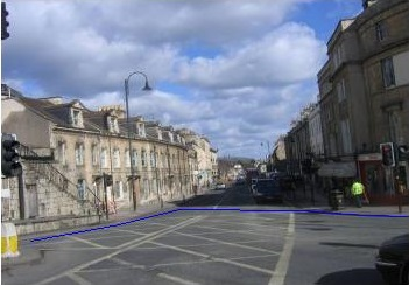
%> input picture la project/sop.png, 409 x 285 px
$ octave rotate.m   (GNU Octave 9; MATLAB toolbox functions it lacks are replaced by stand-ins)
%> lines starting %> are read from the running program, lines starting %| are printed output that depends on the picture; in (x1, y1, x2, y2) boxes, pixels count from 0 and x2, y2 are one past the last pixel; in counts of white or black regions, pixels touching at a corner belong together; the program's own positions count from 1
% 1. Read The Image and save it in an grayscale matrix matrix
% multiplications are possible only if we use 2-D arrays
img = rgb2gray(imread('C:\Users\Anand\Downloads\sop.png'));
%> img: size 285x409 uint8; min 0, max 255, mean 120.2
% 2. Open your 'line image' as a logical array the > 0 part makes it
% logical and then convert to grayscale
line =rgb2gray( imread('C:\Users\Anand\Downloads\sob.png')) > 0;
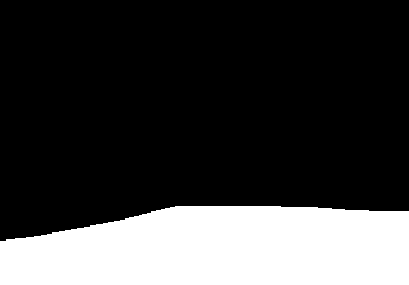
%> input picture la project/sob.png, 409 x 285 px
%> line: size 285x409 logical; 24.4% white; 1 white region, box (x1, y1, x2, y2) and area: (0, 206, 409, 285) 28485
% 3. Now, we will "align" the upper part of the image based on the line,
% so that the line will be straight at the bottom of the image. We will
% do that by sorting the 'line image', moving the ones of the mask This is
% to remove the minute faults that occur while drawing a line but its not
% exactly straight

upper = zeros(size(line));  %creating an array 2d array of lines dimensions
upper(~line) = -1;          %comparing the line image and putting -1 in upper
                            %where black color appears
upper = sort(upper, 'descend');               %sorting
%> upper: size 285x409 double; values -1 (black) and 0 (white), 24.4% white; 1 white region, box (x1, y1, x2, y2) and area: (0, 0, 409, 79) 28485
upper(upper == -1) = img(~line); %comparing with upper if its -1 then copy
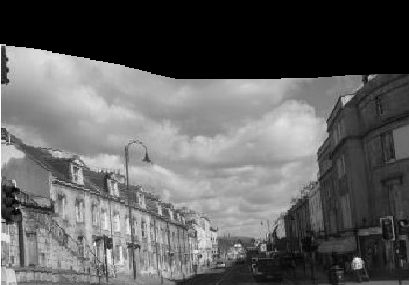
%> upper: size 285x409 double; min 0, max 255, mean 96.3
                                    % images pixels
[m,n]= size(line);
%> m = 285; n = 409
Y= eye (m);                                %identity matrix of m dimensions
[m,m]=size(Y);


for i=1:m/2                              %to reflect identity matrix
    temp=Y(i,:);
    Y(i,:)=Y(m-i+1,:);
	Y(m-i+1,:)=temp;

end
%> Y: size 285x285 double; values 0 (black) and 1 (white), 0.35% white in thin lines or dots
up2 = Y*upper;                    % we're using matrix transformation here
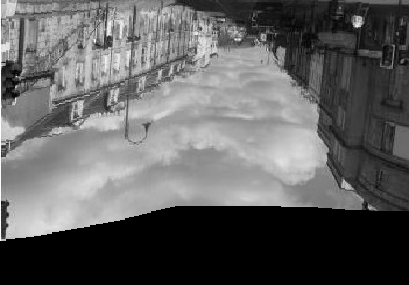
%> up2: size 285x409 double; min 0, max 255, mean 96.3; mean of the top-left, top-right, bottom-left and bottom-right quarters 141.1, 89.9, 95.5, 59.2
                                    %to get the mirror up2 is the mirror
imshow(up2);
% 4. We concatenate both the image with it's mirror below.
imgConcat = [upper; up2];
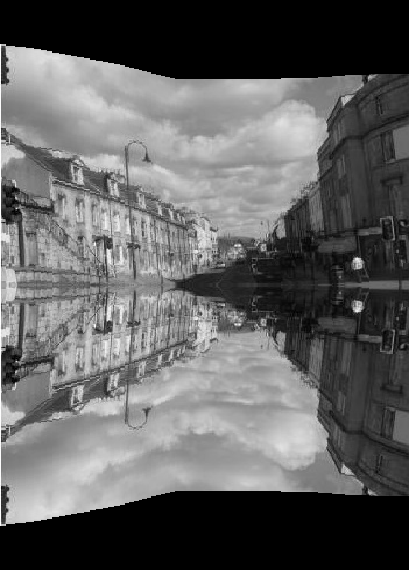
%> imgConcat: size 570x409 double; min 0, max 255, mean 96.3
imgConcat=mat2gray(imgConcat);
imshow(imgConcat);
% 5. Also, The line mask will be concatenated to it's negative, and we'll
% invert the order of the rows.
lineConcat = [line; ~line];
%> lineConcat: size 570x409 logical; 50% white; 1 white region, box (x1, y1, x2, y2) and area: (0, 206, 409, 526) 116565
[m,n]=size(lineConcat);
%> m = 570
Y= eye (m);         %identity matrix
[m,m]=size(Y);
%imshow(Y);

for i=1:m/2                  %trying to reflect identity matrix
    temp=Y(i,:);                %to get a 0 matrix with the non-principal
                                %diagonal filled with ones
    Y(i,:)=Y(m-i+1,:);
	Y(m-i+1,:)=temp;

end
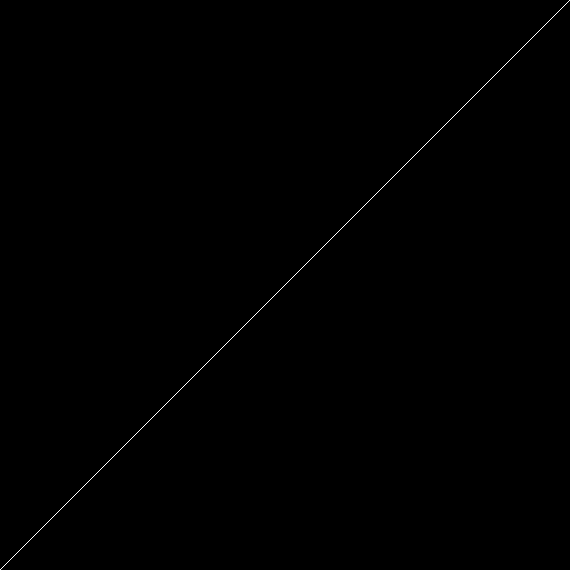
%> Y: size 570x570 double; values 0 (black) and 1 (white), 0.18% white in thin lines or dots


lineConcat = Y*lineConcat; %  we're using matrix transformation here
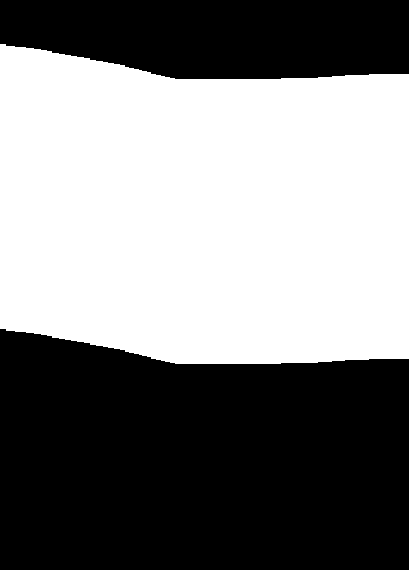
%> lineConcat: size 570x409 double; values 0 (black) and 1 (white), 50% white; 1 white region, box (x1, y1, x2, y2) and area: (0, 44, 409, 364) 116565
                           % to invert rows
lineConcat=mat2gray(lineConcat)>0; %converting to logical image
% 6. Now we repeat the "alignment procedure" used on step 4 so that the
% image will be positioned on the upper part. We will also remove the
% lower part, now containing only zeros.

mirror = zeros(size(lineConcat));  %creating the final image
mirror(lineConcat) = -1;            %putting -1s as we did earlier in upper
%> mirror: size 570x409 double; values -1 (black) and 0 (white), 50% white; 2 white regions, box (x1, y1, x2, y2) and area: (0, 329, 409, 570) 88080, (0, 0, 409, 79) 28485
mirror = sort(mirror, 'ascend');   %sorting to get straight lines
%> mirror: size 570x409 double; values -1 (black) and 0 (white), 50% white; 1 white region, box (x1, y1, x2, y2) and area: (0, 285, 409, 570) 116565
mirror(mirror == -1) = imgConcat(lineConcat);% replacing the where -1s
                                            %appear with the ImgConcat
mirror = mirror(1:end/2,:,:);
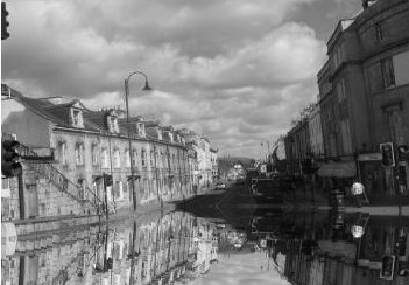
%> mirror: size 285x409 double; min 0, max 1, mean 0.475
% displaying the result
 subplot(2,3,1), imshow(img, []);
 title('Step 1. Original image');
 subplot(2,3,2), imshow(double(line), []);
 title('Step 2. Separation image');
 subplot(2,3,3), imshow(upper, []);
 title('Step 3. Image "alignment"');
 subplot(2,3,4), imshow(imgConcat, []);
 title('Step 4. Mirror concatenation');
 subplot(2,3,5), imshow(double(lineConcat), []);
 title('Step 5. Mask concatenation');
 subplot(2,3,6), imshow(mirror, []);
 title('Step 6. Result by a final alignment');
